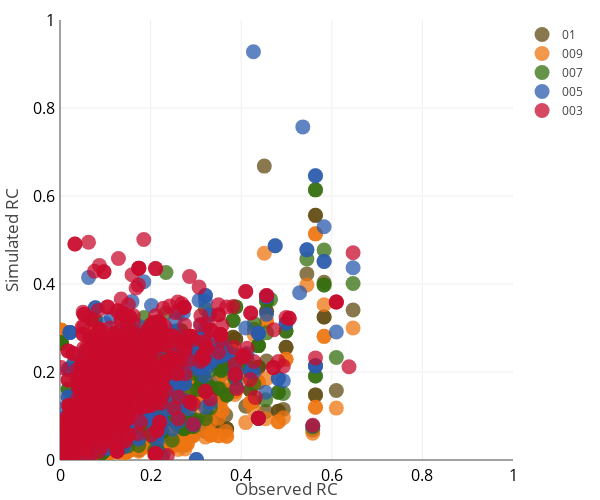

Notebook code for this chart:
### Code cell
#Scatter Overall analysis
ObsList = []
SimList = []
Texto = []
Nombres = []
Color = []
Alpha = []

pos = np.random.choice(RcObs[tl].size, 1000)
for tl,op in zip(TlValues, [0.75,0.75,0.75,0.75,0.75]):
    ObsList.append(np.around(RcObs[tl][pos], 3))
    SimList.append(np.around(RcSim[tl][pos], 3))
    Texto.append(tl)
    Nombres.append(tl)
    Color.append(ColorModels[tl])
    Alpha.append(op)

div, fig = Scatter(ObsList, SimList, multiple=True,
    Color = Color, Texto = Texto, Nombres = Nombres,opacity = Alpha,
    width=600, height=500, rangoX=[0,1], rangoY=[0,1], 
    xLabel = 'Observed RC', yLabel = 'Simulated RC',
    )

### Figure 1 — Plotly figure (JSON) as saved in the notebook; plotly's stock layout.template omitted (floating-point values rounded to 4 significant figures; data arrays with more than 128 entries replaced by an {"elided": "..."} marker saying what was removed)
{"data": [{"marker": {"color": "#614B12", "opacity": 0.75, "size": 15}, "mode": "markers", "name": "01", "text": "01", "type": "scatter", "x": {"elided": "1000 float values"}, "y": {"elided": "1000 float values"}}, {"marker": {"color": "#ED7511", "opacity": 0.75, "size": 15}, "mode": "markers", "name": "009", "text": "009", "type": "scatter", "x": {"elided": "1000 float values"}, "y": {"elided": "1000 float values"}}, {"marker": {"color": "#346D0D", "opacity": 0.75, "size": 15}, "mode": "markers", "name": "007", "text": "007", "type": "scatter", "x": {"elided": "1000 float values"}, "y": {"elided": "1000 float values"}}, {"marker": {"color": "#2A5BAC", "opacity": 0.75, "size": 15}, "mode": "markers", "name": "005", "text": "005", "type": "scatter", "x": {"elided": "1000 float values"}, "y": {"elided": "1000 float values"}}, {"marker": {"color": "#C80C2E", "opacity": 0.75, "size": 15}, "mode": "markers", "name": "003", "text": "003", "type": "scatter", "x": {"elided": "1000 float values"}, "y": {"elided": "1000 float values"}}], "layout": {"height": 500, "margin": {"b": 40, "l": 60, "pad": 4, "r": 50, "t": 20}, "width": 600, "xaxis": {"range": [0, 1], "tickfont": {"color": "black", "size": 16}, "title": {"font": {"size": 17}, "text": "Observed RC"}, "type": "linear"}, "yaxis": {"range": [0, 1], "tickfont": {"color": "black", "size": 16}, "title": {"font": {"size": 17}, "text": "Simulated RC"}, "type": "linear"}}}
